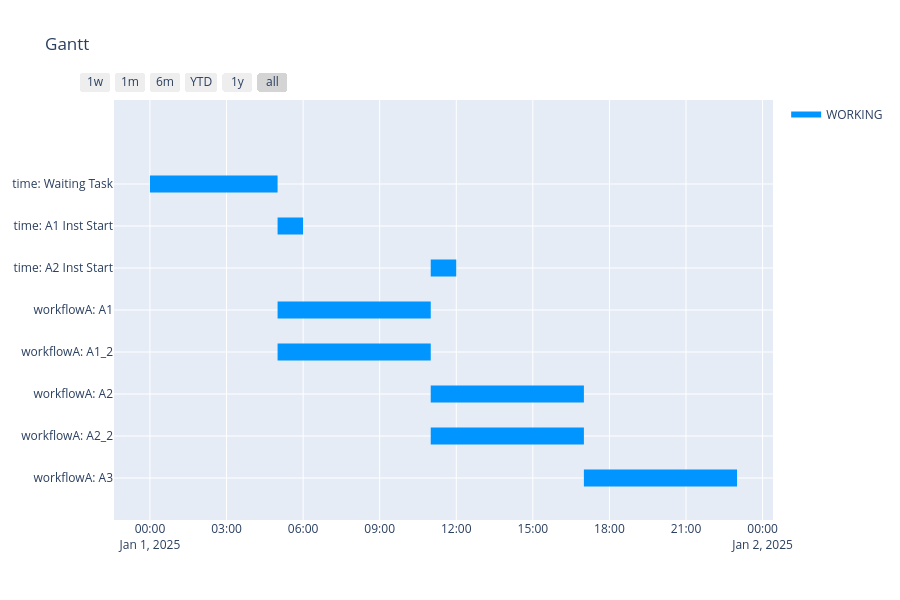

Here is the notebook cell this chart was saved with:
### Code cell
import plotly.figure_factory as ff
from plotly.figure_factory import create_gantt

workflow_list = [time, workflowA]
task_id_list = [
    day1_5am.ID,
    A1_inst_start.ID,A2_inst_start.ID,
    task_A1.ID, task_A1_2.ID, task_A2.ID, task_A2_2.ID, task_A3.ID,
    # task_B1.ID, task_B2.ID, task_B3.ID,
    # task_C1.ID, task_C2.ID, task_C3.ID
]

combined_df = []
for wf in workflow_list:
    combined_df.extend(
        wf.create_data_for_gantt_plotly(
            init_datetime=project.init_datetime,
            unit_timedelta=project.unit_timedelta,
            target_id_order_list=list(task_id_list),
            view_ready=False,           # READY も表示したいなら True
            finish_margin=1.0
        )
    )

colors = {"WORKING": "rgb(0, 149, 255)", "READY": "rgb(107,127,135)"}

fig = create_gantt(
    combined_df,
    title="Gantt",
    colors=colors,
    index_col="State",
    showgrid_x=True,
    showgrid_y=True,
    group_tasks=True,
    show_colorbar=True,
)

fig.show()

### Figure 1 — Plotly figure (JSON) as saved in the notebook; plotly's stock layout.template omitted (floating-point values rounded to 4 significant figures)
{"data": [{"fill": "toself", "fillcolor": "rgb(0, 149, 255)", "hoverinfo": "name", "legendgroup": "rgb(0, 149, 255)", "mode": "none", "name": "WORKING", "type": "scatter", "x": ["2025-01-01 00:00:00", "2025-01-01 05:00:00", "2025-01-01 05:00:00", "2025-01-01 00:00:00", "2025-01-01 00:00:00", "2025-01-01 05:00:00", "2025-01-01 06:00:00", "2025-01-01 06:00:00", "2025-01-01 05:00:00", "2025-01-01 05:00:00", "2025-01-01 11:00:00", "2025-01-01 12:00:00", "2025-01-01 12:00:00", "2025-01-01 11:00:00", "2025-01-01 11:00:00", "2025-01-01 05:00:00", "2025-01-01 11:00:00", "2025-01-01 11:00:00", "2025-01-01 05:00:00", "2025-01-01 05:00:00", "2025-01-01 05:00:00", "2025-01-01 11:00:00", "2025-01-01 11:00:00", "2025-01-01 05:00:00", "2025-01-01 05:00:00", "2025-01-01 11:00:00", "2025-01-01 17:00:00", "2025-01-01 17:00:00", "2025-01-01 11:00:00", "2025-01-01 11:00:00", "2025-01-01 11:00:00", "2025-01-01 17:00:00", "2025-01-01 17:00:00", "2025-01-01 11:00:00", "2025-01-01 11:00:00", "2025-01-01 17:00:00", "2025-01-01 23:00:00", "2025-01-01 23:00:00", "2025-01-01 17:00:00"], "y": [6.8, 6.8, 7.2, 7.2, null, 5.8, 5.8, 6.2, 6.2, null, 4.8, 4.8, 5.2, 5.2, null, 3.8, 3.8, 4.2, 4.2, null, 2.8, 2.8, 3.2, 3.2, null, 1.8, 1.8, 2.2, 2.2, null, 0.8, 0.8, 1.2, 1.2, null, -0.2, -0.2, 0.2, 0.2]}, {"legendgroup": "rgb(0, 149, 255)", "marker": {"color": "rgb(0, 149, 255)", "opacity": 0, "size": 1}, "mode": "markers", "name": "", "showlegend": false, "text": [null, null, null, null, null, null, null, null, null, null, null, null, null, null, null, null], "type": "scatter", "x": ["2025-01-01 00:00:00", "2025-01-01 05:00:00", "2025-01-01 05:00:00", "2025-01-01 06:00:00", "2025-01-01 11:00:00", "2025-01-01 12:00:00", "2025-01-01 05:00:00", "2025-01-01 11:00:00", "2025-01-01 05:00:00", "2025-01-01 11:00:00", "2025-01-01 11:00:00", "2025-01-01 17:00:00", "2025-01-01 11:00:00", "2025-01-01 17:00:00", "2025-01-01 17:00:00", "2025-01-01 23:00:00"], "y": [7, 7, 6, 6, 5, 5, 4, 4, 3, 3, 2, 2, 1, 1, 0, 0]}], "layout": {"height": 600, "hovermode": "closest", "showlegend": true, "title": {"text": "Gantt"}, "xaxis": {"rangeselector": {"buttons": [{"count": 7, "label": "1w", "step": "day", "stepmode": "backward"}, {"count": 1, "label": "1m", "step": "month", "stepmode": "backward"}, {"count": 6, "label": "6m", "step": "month", "stepmode": "backward"}, {"count": 1, "label": "YTD", "step": "year", "stepmode": "todate"}, {"count": 1, "label": "1y", "step": "year", "stepmode": "backward"}, {"step": "all"}]}, "showgrid": true, "type": "date", "zeroline": false}, "yaxis": {"autorange": false, "range": [-1, 9], "showgrid": true, "ticktext": ["workflowA: A3", "workflowA: A2_2", "workflowA: A2", "workflowA: A1_2", "workflowA: A1", "time: A2 Inst Start", "time: A1 Inst Start", "time: Waiting Task"], "tickvals": [0, 1, 2, 3, 4, 5, 6, 7], "zeroline": false}}}
